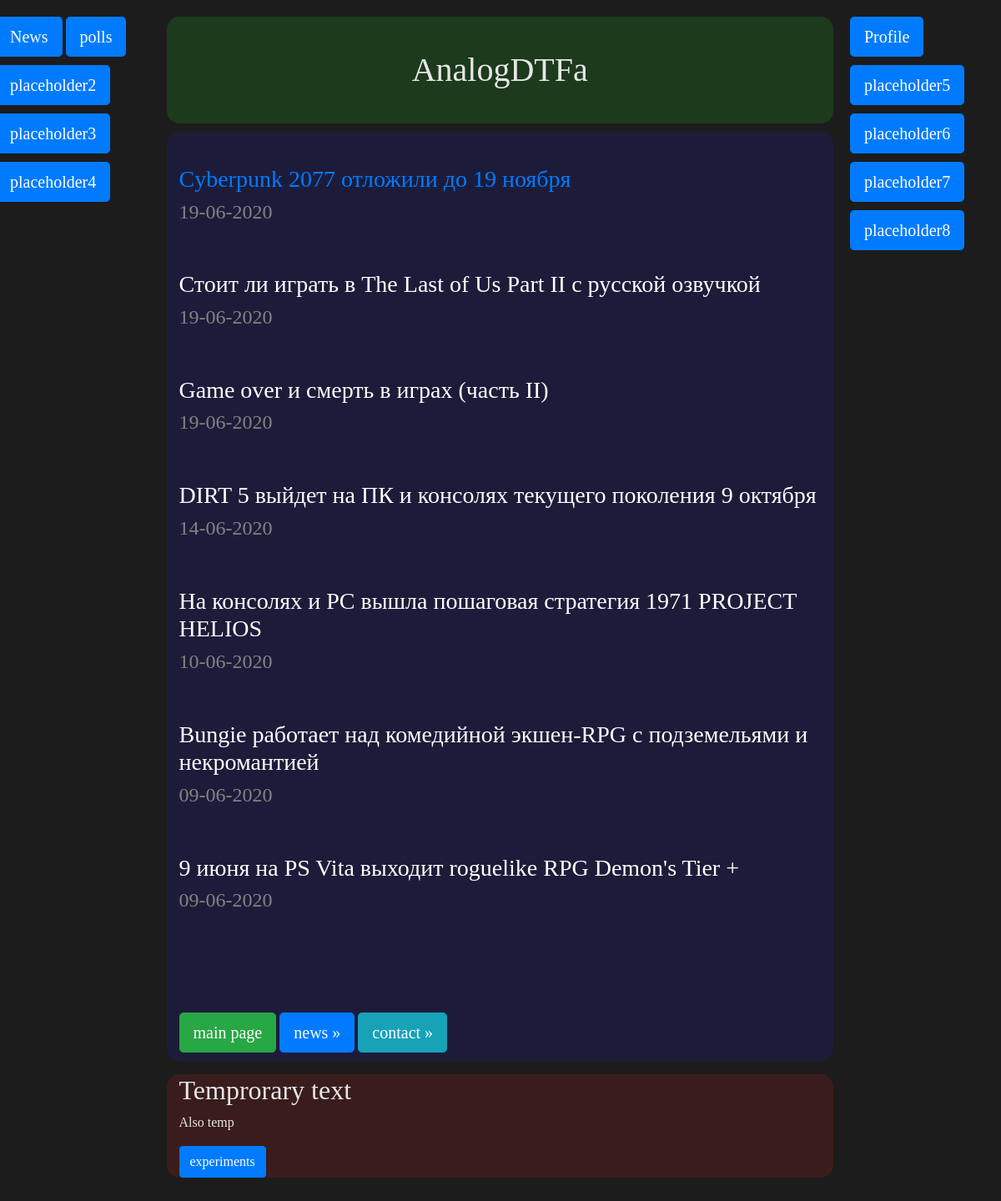
Page /news/ on the committed database.
### news/models.py (models this page shows, shortened)
class Articles(models.Model):
    title=models.CharField(max_length=120)
    post=models.TextField()
    date=models.DateField()
    post_rating=models.IntegerField(default=10)
    amount_of_comments=models.IntegerField(default=1)

### news/templates/news/posts.html (shortened to what this page needs)
{% extends "Test/wrapper.html" %}
{% block content %}
{% for post in object_list %}
<br>
<a href="/news/{{post.id}}"><h3>{{post.title}}</h3></a>
<h4>{{post.date|date:"d-m-Y"}}</h4>
<br>
{% endfor %}
{% endblock %}

### Test/templates/Test/wrapper.html (style rules this page uses)
body { background: rgb(28, 28, 28); color: rgb(230, 230, 230); font-family: "Lucida Console" }

### news/templates/news/posts.html (style rules this page uses)
h3 { color: white; }
h4 { color: rgb(130, 130, 130); }

### rows in the picture
Articles: date "19-06-2020"
Articles: title "Стоит ли играть в The Last of Us Part II с русской озвучкой", date "19-06-2020"
Articles: title "Game over и смерть в играх (часть II)", date "19-06-2020"
Articles: title "DIRT 5 выйдет на ПК и консолях текущего поколения 9 октября", date "14-06-2020"
Articles: title "На консолях и PC вышла пошаговая стратегия 1971 PROJECT HELIOS", date "10-06-2020"
Articles: title "Bungie работает над комедийной экшен-RPG с подземельями и некромантией", date "09-06-2020"
Articles: title "9 июня на PS Vita выходит roguelike RPG Demon's Tier +", date "09-06-2020"
